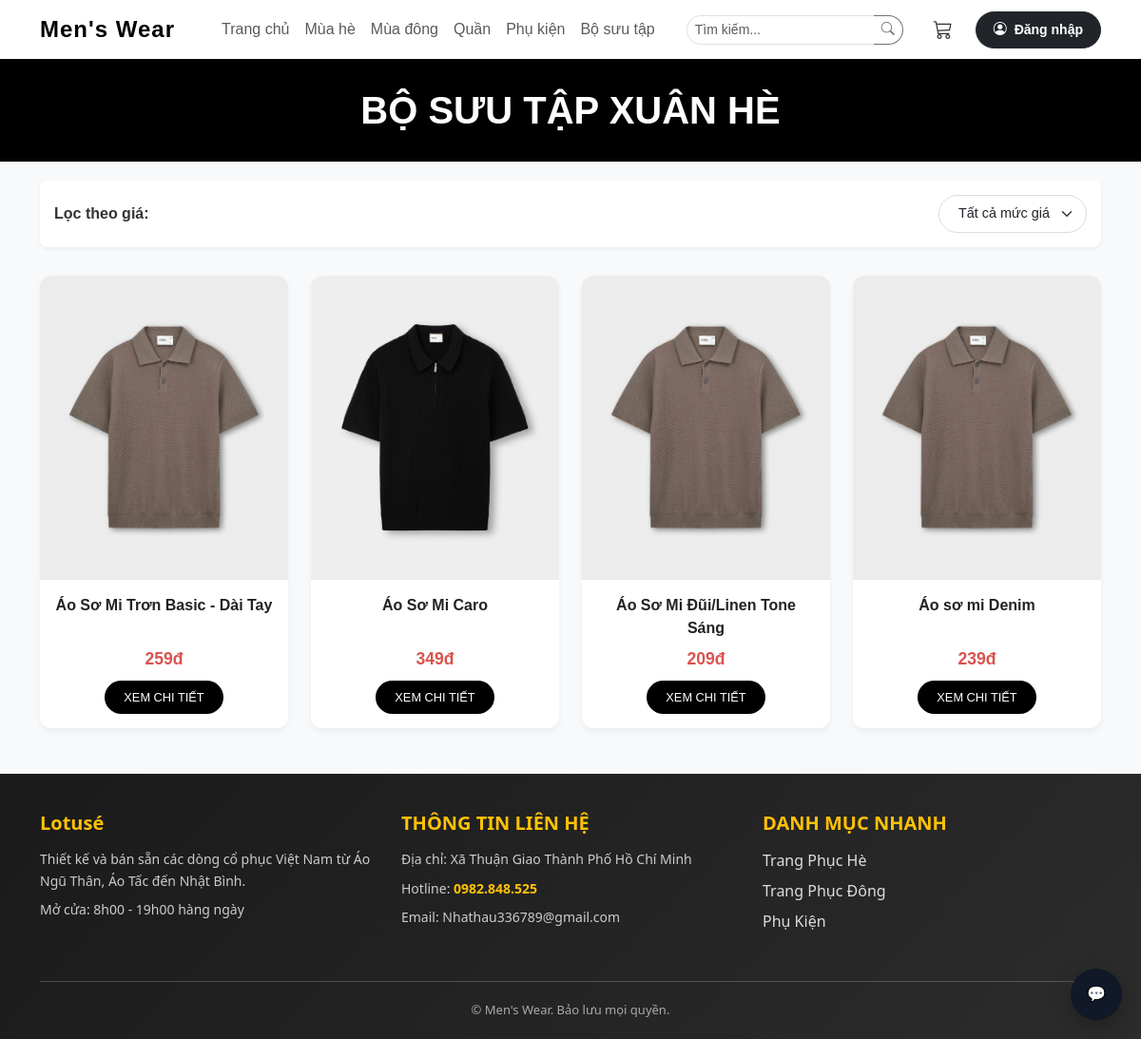
/TrangPhuc_He.php, run on the app's committed database.
### tables this page shows
CREATE TABLE `sanpham` (
  `MaSP` int(11) NOT NULL,
  `TenSP` varchar(200) NOT NULL,
  `MaDM` int(11) NOT NULL,
  `MaNCC` int(11) NOT NULL,
  `MoTaChiTiet` text DEFAULT NULL,
  `GiaGoc` decimal(10,2) DEFAULT NULL CHECK (`GiaGoc` > 0),
  `GiaBan` decimal(10,2) DEFAULT NULL CHECK (`GiaBan` > 0),
  `AnhDaiDien` varchar(255) DEFAULT NULL,
  `NgayCapNhat` datetime DEFAULT current_timestamp() ON UPDATE current_timestamp(),
  `LuotTym` int(11) DEFAULT 0
);

### TrangPhuc_He.php (the view, shortened to what this page needs)
<?php
include __DIR__ . "/Trang_Chu_Includes/connect_db.inc";
mysqli_set_charset($conn, 'utf8mb4');
$filter_price = isset($_GET['price_range']) ? $_GET['price_range'] : 'all';
$where_clause = "WHERE MaDM = 1";
$sqlSP = "SELECT MaSP, TenSP, GiaBan, AnhDaiDien
          FROM sanpham $where_clause
          ORDER BY NgayCapNhat DESC";
$result = mysqli_query($conn, $sqlSP);
?>
<!DOCTYPE html>
<html lang="vi">
<head>
<link href="https://cdn.jsdelivr.net/npm/bootstrap@5.3.2/dist/css/bootstrap.min.css" rel="stylesheet">
</head>
<body>
<?php if(file_exists(__DIR__ . "/Trang_Chu_Includes/Header.php")) include __DIR__ . "/Trang_Chu_Includes/Header.php"; ?>
<div class="category-banner">
    <h1 class="text-uppercase fw-bold m-0">Bộ Sưu Tập Xuân Hè</h1>
</div>
<div class="container mb-5">
<div class="filter-section d-flex justify-content-between align-items-center flex-wrap">
    <div><strong>Lọc theo giá:</strong></div>
    <form method="GET" class="d-flex gap-2">
        <select name="price_range" class="form-select form-select-vstyle" onchange="this.form.submit()">
            <option value="all" <?= $filter_price=='all'?'selected':'' ?>>Tất cả mức giá</option>
        </select>
    </form>
</div>
<div class="row g-4">
<?php
if ($result && mysqli_num_rows($result) > 0):
while ($row = mysqli_fetch_assoc($result)):
$path_anh = "img/no-image.jpg";
$found = false;
if (!$found && is_dir(__DIR__ . "/uploads")) {
    foreach (scandir(__DIR__ . "/uploads") as $file) {
        if ($file == "." || $file == "..") continue;
        if (strpos($file, (string)$row['MaSP']) !== false) {
            $path_anh = "uploads/" . $file;
            break;
        }
    }
}
?>
<div class="col-6 col-md-4 col-lg-3">
    <div class="product-item">
        <a href="chitiet_sanpham.php?id=<?= $row['MaSP'] ?>">
            <img src="<?= htmlspecialchars($path_anh) ?>"
                 class="product-img"
                 alt="<?= htmlspecialchars($row['TenSP']) ?>"
                 onerror="this.src='img/no-image.jpg'">
        </a>
        <div class="product-info">
            <a href="chitiet_sanpham.php?id=<?= $row['MaSP'] ?>" class="product-name">
                <?= htmlspecialchars($row['TenSP']) ?>
            </a>
            <div class="product-price">
                <?= number_format($row['GiaBan'],0,',','.') ?>đ
            </div>
            <a href="chitiet_sanpham.php?id=<?= $row['MaSP'] ?>" class="btn btn-detail">
                XEM CHI TIẾT
            </a>
        </div>
    </div>
</div>
<?php endwhile; else: ?>
<div class="col-12 text-center py-5">
    <p class="text-muted">Không tìm thấy sản phẩm nào.</p>
</div>
<?php endif; ?>
</div>
</div>
<?php include_once 'Header.php'; ?>
<?php if(file_exists(__DIR__ . "/Trang_Chu_Includes/Footer.php")) include __DIR__ . "/Trang_Chu_Includes/Footer.php"; ?>
<?php include_once 'chatbot.php'; ?>
</body>
</html>

### TrangPhuc_He.php (style rules this page uses)
body { background-color: #f8f9fa; color: #333; }
.category-banner { background: #000; color: #fff; padding: 30px 0; margin-bottom: 20px; text-align: center; }
.filter-section { background: #fff; padding: 15px; border-radius: 8px; margin-bottom: 30px; box-shadow: 0 2px 4px rgba(0,0,0,0.05); }
.form-select-vstyle { border-radius: 20px; border: 1px solid #ddd; padding: 8px 20px; font-size: 0.9rem; }
.product-item { background: #fff; border-radius: 12px; transition: 0.3s; height: 100%; box-shadow: 0 4px 6px rgba(0,0,0,0.05); overflow: hidden; }
.product-img { width: 100%; height: 320px; object-fit: cover; }
.product-info { padding: 15px; text-align: center; }
.product-name { font-size: 1rem; font-weight: 600; color: #222; text-decoration: none; height: 45px; display: block; overflow: hidden; }
.product-price { color: #d9534f; font-weight: 700; font-size: 1.1rem; margin: 10px 0; }
.btn-detail { background: #000; color: #fff; border-radius: 20px; font-size: 0.8rem; border: none; padding: 8px 20px; }

### chatbot.php (style rules this page uses)
body { font-family:Arial,sans-serif }

### data on the page
sanpham: TenSP "Áo Sơ Mi Trơn Basic - Dài Tay", GiaBan "259"
sanpham: shows a picture, TenSP "Áo Sơ Mi Caro", GiaBan "349"
sanpham: TenSP "Áo Sơ Mi Đũi/Linen Tone Sáng", GiaBan "209"
sanpham: TenSP "Áo sơ mi Denim", GiaBan "239"
